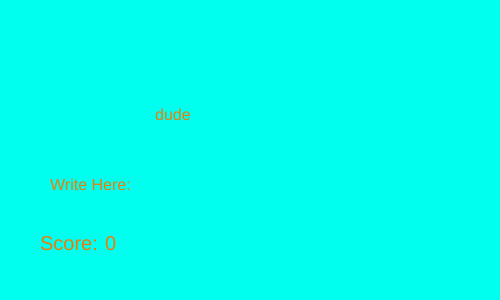
Frame 1 (no input)
Frame 60 (no input): identical to frame 1, image omitted
Frame 120 (the mouse pressed at the canvas centre since frame 60): identical to frame 1, image omitted

The p5.js sketch that drew this single still picture (run headless with seeded random() and noise() and a simulated clock; from frame 60 on, the mouse is pressed at the canvas centre):

// p5.js sketch
// ── sketch.js
function setup(){
    createCanvas(500,300);   
}
//var x = 0;
//function draw(){
//    ellipse(x, 150, 100);
//    x++;
//}

var x = ["a", "b", "c", "d", "e", "f", "g", "h", "i", "j", "k", "l", "m", "n", "o", "p", "q", "r", "s", "t", "u", "v", "w", "x", "y", "z"]
var sentence = ["dude","dog","hello"];
var typed = "";
var Score = 0;
var i = 0;
function draw() {
    background(0,255,239);
    fill(233, 125, 12);
    textSize(16);
    text(sentence[i], 155, 120);
    textSize(20);
    text("Score:", 40, 250);
    textSize(20);
    text(Score, 105, 250);
    textSize(16);
    text("Write Here:" + typed, 50, 190);
}

function keyTyped(){
  typed = typed + key;
  if(typed == sentence[i] ){
    i++;
    text(sentence[i], 155, 120);
    Score++;
    typed="";
  }
}

// function keyPressed(){
//   if (keyCode === ENTER){
//   }
//   console.log(sentence[i]);
//   console.log(typed);
// }


// ── speedType.html
<html>

    <head>
        <script src="http://cdnjs.cloudflare.com/ajax/libs/p5.js/0.5.11/p5.js"></script>
        <script src="sketch.js"></script>
    </head>

<body></body>

</html>
